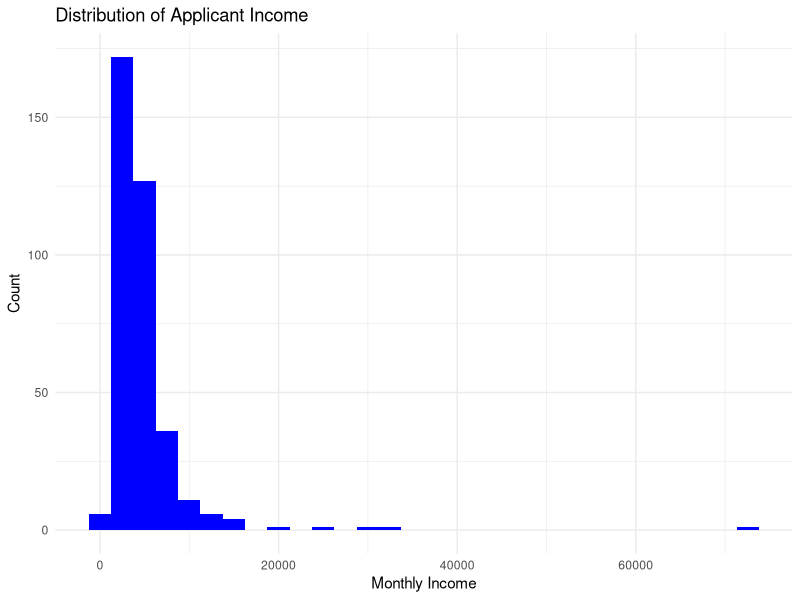
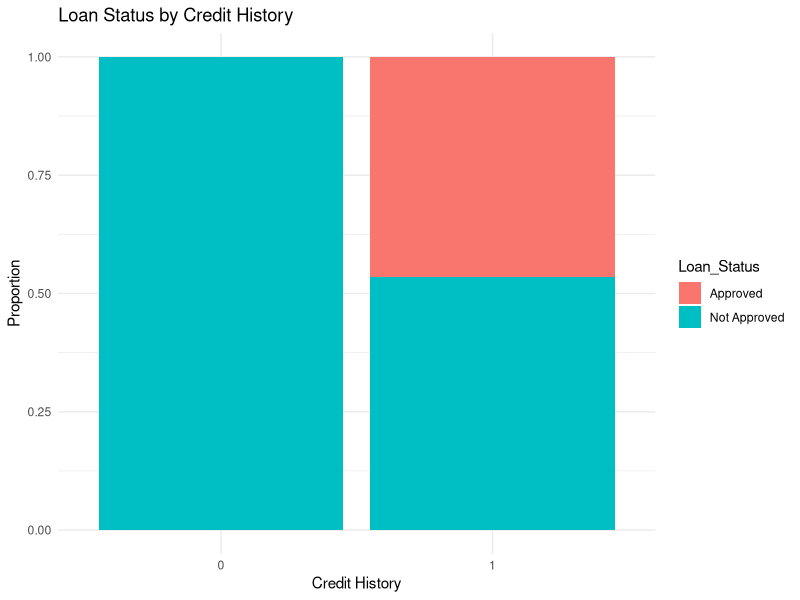
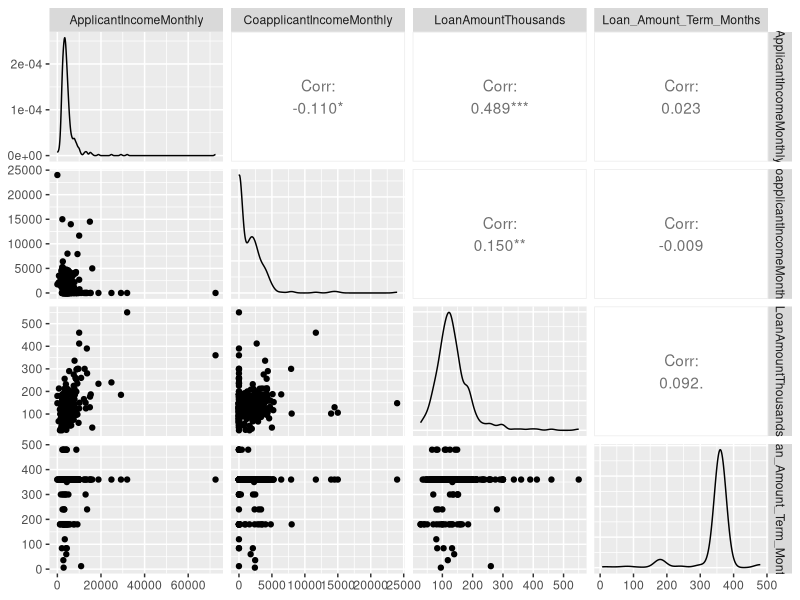
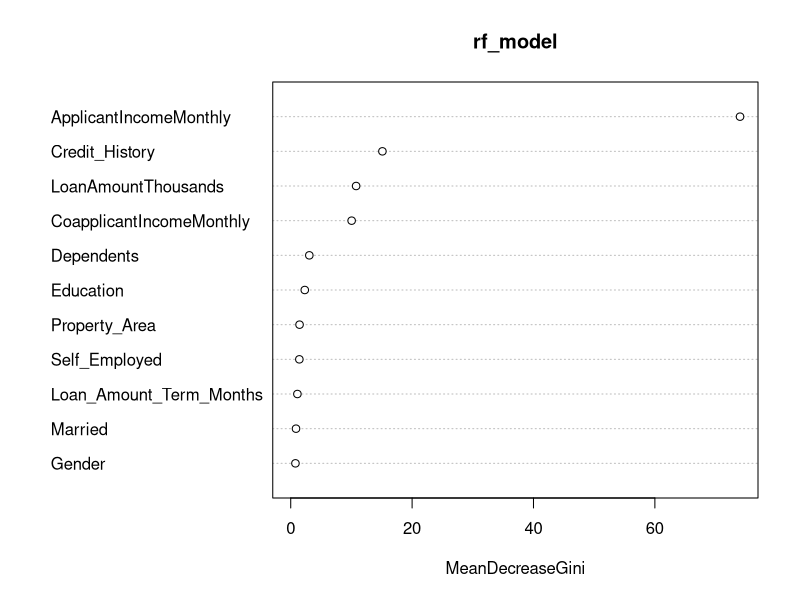

The R script that drew these images, in order:
## ---- chunk 1
# **1. Business Problem and Question**
## **Business Problem**
# The manual loan approval process is inefficient and time-consuming


# **2. Data Understanding and Preparation**
## **2.1 Load Required Libraries**

install.packages(c("caTools", "randomForest", "e1071", "GGally"), repos = "http://cran.rstudio.com/")

library(tidyverse)
library(caret)
library(randomForest)
library(caTools)
library(e1071)
library(GGally)



## ---- chunk 2

# Load dataset (update the path as necessary)
loan_data <- read.csv("Test_Loan_Home.csv", stringsAsFactors = TRUE)

# View first few rows
head(loan_data)

# Check structure
str(loan_data)

# Summary statistics
summary(loan_data)


# Summary statistics
summary(loan_data)

## ---- chunk 3
# Count missing values in each column
colSums(is.na(loan_data))

## ---- chunk 4
# Impute missing values in Credit_History
loan_data$Credit_History[is.na(loan_data$Credit_History)] <- 1 

# Impute missing Loan Amount with median value
loan_data$LoanAmountThousands[is.na(loan_data$LoanAmountThousands)] <- 
  median(loan_data$LoanAmountThousands, na.rm = TRUE)

# Check data after imputation
summary(loan_data)

 # Find the most common loan term
most_common_term <- as.numeric(names(sort(table(loan_data$Loan_Amount_Term_Months), decreasing = TRUE)[1]))

# Fill missing Loan Term values with the most common value
loan_data$Loan_Amount_Term_Months[is.na(loan_data$Loan_Amount_Term_Months)] <- most_common_term

# Should have 0 Na's
colSums(is.na(loan_data))


## ---- chunk 5
# Convert categorical variables to factors
loan_data$Gender <- as.factor(loan_data$Gender)
loan_data$Married <- as.factor(loan_data$Married)
loan_data$Self_Employed <- as.factor(loan_data$Self_Employed)
loan_data$Property_Area <- as.factor(loan_data$Property_Area)
loan_data$Credit_History <- as.factor(loan_data$Credit_History)

## ---- chunk 6
# Create a synthetic Loan_Status variable
loan_data$Loan_Status <- ifelse(loan_data$Credit_History == 1 & 
                                  loan_data$ApplicantIncomeMonthly > 4000, 
                                "Approved", "Not Approved")
loan_data$Loan_Status <- as.factor(loan_data$Loan_Status)

# Check Loan_Status distribution
table(loan_data$Loan_Status)

## ---- chunk 7
ggplot(loan_data, aes(x = ApplicantIncomeMonthly)) + 
  geom_histogram(fill = "blue", bins = 30) + 
  theme_minimal() +
  labs(title = "Distribution of Applicant Income", x = "Monthly Income", y = "Count")

## ---- chunk 8
ggplot(loan_data, aes(x = Credit_History, fill = Loan_Status)) +
  geom_bar(position = "fill") +
  theme_minimal() +
  labs(title = "Loan Status by Credit History", x = "Credit History", y = "Proportion")

## ---- chunk 9
ggpairs(loan_data %>% select(ApplicantIncomeMonthly, CoapplicantIncomeMonthly, LoanAmountThousands, Loan_Amount_Term_Months))

## ---- chunk 10
# Remove Loan_ID column
loan_data <- loan_data %>% select(-Loan_ID)

# Split data into training (70%) and testing (30%)
set.seed(123)
split <- sample.split(loan_data$Loan_Status, SplitRatio = 0.7)
train_data <- subset(loan_data, split == TRUE)
test_data <- subset(loan_data, split == FALSE)


## ---- chunk 11
# Standardize numeric columns
train_data$ApplicantIncomeMonthly <- scale(train_data$ApplicantIncomeMonthly)
train_data$CoapplicantIncomeMonthly <- scale(train_data$CoapplicantIncomeMonthly)
train_data$LoanAmountThousands <- scale(train_data$LoanAmountThousands)

test_data$ApplicantIncomeMonthly <- scale(test_data$ApplicantIncomeMonthly)
test_data$CoapplicantIncomeMonthly <- scale(test_data$CoapplicantIncomeMonthly)
test_data$LoanAmountThousands <- scale(test_data$LoanAmountThousands)

# Re-run the model
logistic_model <- glm(Loan_Status ~ ., data = train_data, family = "binomial")


# Train Logistic Regression model
logistic_model <- glm(Loan_Status ~ . -Credit_History, data = train_data, family = "binomial")


# Make Predictions
logistic_preds <- predict(logistic_model, test_data, type = "response")
test_data$Predicted_Status <- ifelse(logistic_preds > 0.5, "Approved", "Not Approved")

# Convert to factor
test_data$Predicted_Status <- as.factor(test_data$Predicted_Status)

# Model Evaluation
logistic_cm <- confusionMatrix(test_data$Predicted_Status, test_data$Loan_Status)
logistic_cm

## ---- chunk 12
# Train Random Forest model
rf_model <- randomForest(Loan_Status ~ ., data = train_data, ntree = 500, mtry = 3)

# Make Predictions
rf_preds <- predict(rf_model, test_data)

# Model Evaluation
rf_cm <- confusionMatrix(rf_preds, test_data$Loan_Status)
rf_cm



## ---- chunk 13
varImpPlot(rf_model)
